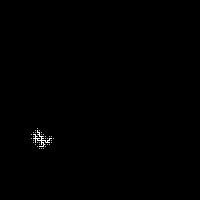
Frame 1 (no input)
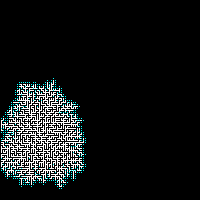
Frame 60 (no input)
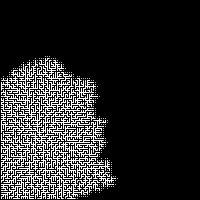
Frame 120 (the mouse pressed at the canvas centre since frame 60)

The p5.js sketch that drew these frames (run headless with seeded random() and noise() and a simulated clock; from frame 60 on, the mouse is pressed at the canvas centre):

// p5.js sketch
// ── sketch.js
const cells = [];
const frontiers = [];
let current;

function setup() {
  createCanvas(200, 200);
  frameRate(60)
  const d = pixelDensity();
  for (let i = 0; i < height * d; i++) {
    cells[i] = []
    for (let j = 0; j < width * d; j++) {
      cells[i][j] = true;
    }
  }
  let col = floor(random(height * d));
  let row = floor(random(width * d));
  current = {col, row};
  frontiers.push([current, current]);
  console.log(current)
}

function tick() {
  let pick = floor(random(frontiers.length));
  let pair = frontiers.splice(pick, 1)[0];
  current = pair[1];
  const ccol = current.col;
  const crow = current.row;
  if (cells[ccol][crow]) {
    cells[pair[0].col][pair[0].row] = false;
    cells[ccol][crow] = false;

    const d = pixelDensity();
    if ( crow >= 2 && cells[ccol][crow - 2] == true) {
      frontiers.push([{col: ccol, row: crow - 1}, {col: ccol, row: crow - 2}])
    }
    if ( ccol >= 2 && cells[ccol - 2][crow] == true) {
      frontiers.push([{col: ccol - 1, row: crow}, {col: ccol - 2, row: crow}])
    }
    if ( crow < (width * d) - 2 && cells[ccol][crow + 2] == true) {
      frontiers.push([{col: ccol, row: crow + 1}, {col: ccol, row: crow + 2}])
    }
    if ( ccol < (height * d) - 2 && cells[ccol + 2][crow] == true) {
      frontiers.push([{col: ccol + 1, row: crow}, {col: ccol + 2, row: crow}])
    }
  }
}

function check() {
  if (!frontiers.length) {
    noLoop();
    return true;
  }
  return false;
}

function draw() {
  for(let i = 0; i < 50; i++) {
    tick();
    if (check()) break;
  }
  loadPixels();
  const d = pixelDensity();
  for (let i = 0; i < height * d; i++) {
    for (let j = 0; j < width * d; j++) {
      let col = color(255, 255, 255);
      if (current.col == i && current.row == j) {
        col = color(255, 0, 0);
      } else if (cells[i][j]) {
        col = color(0, 0, 0);
      }
      let pixelIndex = ((i * height * d) + (j)) * 4;
      pixels[pixelIndex] = red(col);
      pixels[pixelIndex + 1] = green(col);
      pixels[pixelIndex + 2] = blue(col);
      pixels[pixelIndex + 3] = alpha(col);
    }
  }

  frontiers.forEach(pair => {
    let col = color(0, 255, 255);
    let pixelIndex = ((pair[1].col * height * d) + (pair[1].row)) * 4;
    pixels[pixelIndex] = red(col);
    pixels[pixelIndex + 1] = green(col);
    pixels[pixelIndex + 2] = blue(col);
    pixels[pixelIndex + 3] = alpha(col);
  })
  updatePixels();
}
